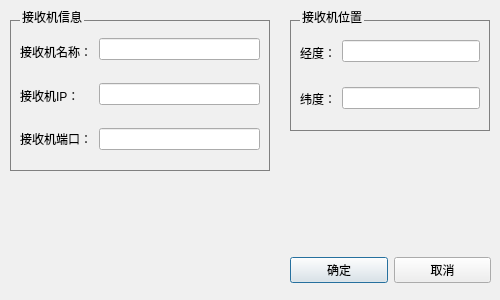
<?xml version="1.0" encoding="UTF-8"?>
<ui version="4.0">
 <class>ModifyReceiverDialog</class>
 <widget class="QDialog" name="ModifyReceiverDialog">
  <property name="windowModality">
   <enum>Qt::ApplicationModal</enum>
  </property>
  <property name="geometry">
   <rect>
    <x>0</x>
    <y>0</y>
    <width>500</width>
    <height>300</height>
   </rect>
  </property>
  <property name="windowTitle">
   <string>Dialog</string>
  </property>
  <property name="styleSheet">
   <string notr="true">QDialog {
  background-color: rgb(240,240,240);
}
* {
  font: 12px;
}</string>
  </property>
  <widget class="QGroupBox" name="groupBox">
   <property name="geometry">
    <rect>
     <x>290</x>
     <y>10</y>
     <width>200</width>
     <height>121</height>
    </rect>
   </property>
   <property name="styleSheet">
    <string notr="true">QGroupBox {
  border: 1px solid gray;
  margin-top: 10px;
}
QGroupBox::title {
  top: -10px;
  left: 10px;
}</string>
   </property>
   <property name="title">
    <string>接收机位置</string>
   </property>
   <layout class="QHBoxLayout" name="horizontalLayout_2">
    <item>
     <layout class="QVBoxLayout" name="verticalLayout_4">
      <property name="spacing">
       <number>0</number>
      </property>
      <item>
       <widget class="QLabel" name="label_4">
        <property name="text">
         <string>经度：</string>
        </property>
       </widget>
      </item>
      <item>
       <widget class="QLabel" name="label_5">
        <property name="text">
         <string>纬度：</string>
        </property>
       </widget>
      </item>
     </layout>
    </item>
    <item>
     <layout class="QVBoxLayout" name="verticalLayout_6">
      <property name="spacing">
       <number>15</number>
      </property>
      <property name="topMargin">
       <number>0</number>
      </property>
      <item>
       <widget class="QLineEdit" name="receiverLongitudeEdit">
        <property name="cursor">
         <cursorShape>ArrowCursor</cursorShape>
        </property>
       </widget>
      </item>
      <item>
       <widget class="QLineEdit" name="receiverLatitudeEdit">
        <property name="cursor">
         <cursorShape>ArrowCursor</cursorShape>
        </property>
       </widget>
      </item>
     </layout>
    </item>
   </layout>
  </widget>
  <widget class="QGroupBox" name="infoContainer">
   <property name="geometry">
    <rect>
     <x>10</x>
     <y>10</y>
     <width>260</width>
     <height>161</height>
    </rect>
   </property>
   <property name="styleSheet">
    <string notr="true">QGroupBox {
  border: 1px solid gray;
  margin-top: 10px;
}
QGroupBox::title {
  top: -10px;
  left: 10px;
}</string>
   </property>
   <property name="title">
    <string>接收机信息</string>
   </property>
   <layout class="QHBoxLayout" name="horizontalLayout_3">
    <item>
     <layout class="QVBoxLayout" name="verticalLayout">
      <property name="spacing">
       <number>0</number>
      </property>
      <item>
       <widget class="QLabel" name="label">
        <property name="text">
         <string>接收机名称：</string>
        </property>
       </widget>
      </item>
      <item>
       <widget class="QLabel" name="label_2">
        <property name="text">
         <string>接收机IP：    </string>
        </property>
       </widget>
      </item>
      <item>
       <widget class="QLabel" name="label_3">
        <property name="text">
         <string>接收机端口：</string>
        </property>
       </widget>
      </item>
     </layout>
    </item>
    <item>
     <layout class="QVBoxLayout" name="verticalLayout_2">
      <property name="spacing">
       <number>15</number>
      </property>
      <property name="topMargin">
       <number>0</number>
      </property>
      <item>
       <widget class="QLineEdit" name="receiverNameEdit">
        <property name="cursor">
         <cursorShape>ArrowCursor</cursorShape>
        </property>
       </widget>
      </item>
      <item>
       <widget class="QLineEdit" name="receiverIPEdit">
        <property name="cursor">
         <cursorShape>ArrowCursor</cursorShape>
        </property>
       </widget>
      </item>
      <item>
       <widget class="QLineEdit" name="receiverPortEdit">
        <property name="cursor">
         <cursorShape>ArrowCursor</cursorShape>
        </property>
       </widget>
      </item>
     </layout>
    </item>
   </layout>
  </widget>
  <widget class="QWidget" name="horizontalLayoutWidget">
   <property name="geometry">
    <rect>
     <x>290</x>
     <y>250</y>
     <width>201</width>
     <height>41</height>
    </rect>
   </property>
   <layout class="QHBoxLayout" name="horizontalLayout">
    <property name="spacing">
     <number>6</number>
    </property>
    <item>
     <widget class="QPushButton" name="confirmButton">
      <property name="sizePolicy">
       <sizepolicy hsizetype="Minimum" vsizetype="Fixed">
        <horstretch>0</horstretch>
        <verstretch>0</verstretch>
       </sizepolicy>
      </property>
      <property name="text">
       <string>确定</string>
      </property>
     </widget>
    </item>
    <item>
     <widget class="QPushButton" name="cancelButton">
      <property name="text">
       <string>取消</string>
      </property>
     </widget>
    </item>
   </layout>
  </widget>
 </widget>
 <resources/>
 <connections/>
</ui>
